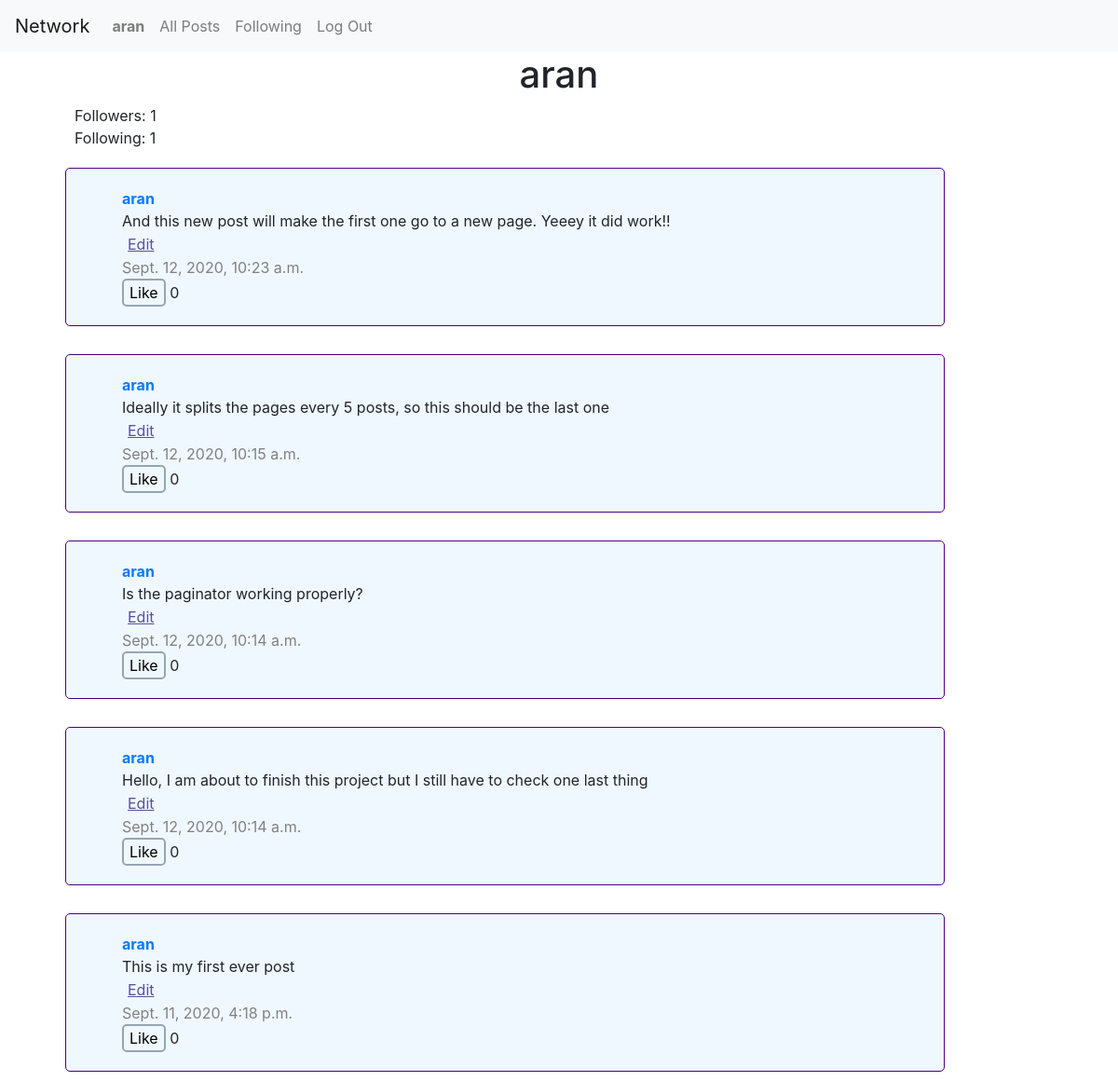
/profile/aran (signed in), run on the app's committed database.
### network/models.py (models this page shows, shortened)
class User(AbstractUser):
    followers = models.ManyToManyField("User", related_name="user_followers")
    following = models.ManyToManyField("User", related_name="user_following")
    posts = models.ManyToManyField("Post", related_name="user_posts")

class Post(models.Model):
    author = models.CharField(max_length=60)
    text = models.CharField(max_length=280)
    timestamp = models.DateTimeField(auto_now_add=True)
    like = models.IntegerField()

### network/views.py (the view)
# urls.py: path("profile/<str:username>", views.profile, name="profile"),
def profile(request, username):
    try:
        user_profile = User.objects.get(username=username)
        user_following = user_profile.following.count()
        user_followers = user_profile.followers.count()
        if user_profile.followers.filter(username=request.user).exists():
            bool_follow = "Unfollow"
        else:
            bool_follow = "Follow"
        post_list = Post.objects.filter(author=username).order_by('-timestamp')
        paginator = Paginator(post_list, 5)
        page_number = request.GET.get('page')
        page = paginator.get_page(page_number)
        return render(request, "network/profile.html", {
            "username": username,
            "page": page,
            "user_followers": user_followers,
            "user_following": user_following,
            "bool_follow": bool_follow
        })
    except User.DoesNotExist:
        return render(request, "network/error.html", {"error": "This user does not yet exist"})

### network/templates/network/profile.html (shortened to what this page needs)
{% extends "network/layout.html" %}
{% block body %}
    <h1 id="user_profile">{{ username }}</h1>
	<div class="follow_class">
		<div><span>Followers: </span><span id="followers">{{ user_followers }}</span></div>
		<div><span>Following: </span><span id="following">{{ user_following }}</span></div>
	</div>
    <div id="feed">
        {% for post in page %}
        <div style="padding: 10px;">
				<div class="container post_box">
				    <a href="{% url 'profile' username=post.author %}"><strong>{{ post.author }}</strong></a><br>
				    <span id="content{{post.id}}">{{ post.text }}</span>
                    {% if user.username == post.author %}
						    <form id="edit_form{{post.id}}" action="javascript:void(0);" onsubmit="edit_text('{{post.id}}')">
								<input id="edit_button{{post.id}}" type="submit" value="Edit">
							</form>
				    {% else %}
				    	<br>
				    {% endif %}
				    <span class="time">{{ post.timestamp }}</span><br>
					<button id="like_button{{post.id}}" onclick="like_function('{{post.id}}')">Like</button>
					<span id="likes{{post.id}}" > {{ post.like }} </span>
				</div>
			</div>
        {% endfor %}
    </div>
{% endblock %}

### network/templates/network/layout.html (shortened to what this page needs)
{% load static %}
<!DOCTYPE html>
<html lang="en">
    <head>
        <link rel="stylesheet" href="https://stackpath.bootstrapcdn.com/bootstrap/4.4.1/css/bootstrap.min.css">
        <link href="{% static 'network/styles.css' %}" rel="stylesheet">
    </head>
    <body>
        <nav class="navbar navbar-expand-lg navbar-light bg-light">
            <a class="navbar-brand" href="{% url 'index' %}">Network</a>
            <div>
              <ul class="navbar-nav mr-auto">
                {% if user.is_authenticated %}
                    <li class="nav-item">
                        <a class="nav-link" href="{% url 'profile' username=user.username %}"><strong id="login_user">{{ user.username }}</strong></a>
                    </li>
                {% endif %}
                <li class="nav-item">
                  <a class="nav-link" href="{% url 'index' %}">All Posts</a>
                </li>
                {% if user.is_authenticated %}
                    <li class="nav-item">
                        <a class="nav-link" href="{% url 'following' %}">Following</a>
                    </li>
                    <li class="nav-item">
                        <a class="nav-link" href="{% url 'logout' %}">Log Out</a>
                    </li>
                {% endif %}
              </ul>
            </div>
          </nav>
        <div class="body">
            {% block body %}
            {% endblock %}
        </div>
    </body>
</html>

### network/static/network/styles.css (style rules this page uses)
.post_box { width: 80%; padding: 20px; padding-left: 60px; border: 1px solid indigo; margin-left: 60px; margin-top: 10px; background-color:aliceblue; border-radius: 5px; }
button { width: auto; background-color: transparent; border: 2px solid #96a5b2; border-radius: 5px; }
input { background-color: transparent; border: transparent; text-decoration: underline; text-decoration-color: #535399; color: #535399; }
.time { color: gray; }
h1 { text-align:center; }
.follow_class { margin-left: 80px; }

### data on the page
User: username "aran"
Post: author "aran", text "And this new post will make the first one go to a new page. Yeeey it did work!!", timestamp "Sept. 12, 2020, 10:23 a.m.", like "0"
Post: author "aran", text "Ideally it splits the pages every 5 posts, so this should be the last one", timestamp "Sept. 12, 2020, 10:15 a.m.", like "0"
Post: author "aran", text "Is the paginator working properly?", timestamp "Sept. 12, 2020, 10:14 a.m.", like "0"
Post: author "aran", text "Hello, I am about to finish this project but I still have to check one last thing", timestamp "Sept. 12, 2020, 10:14 a.m.", like "0"
Post: author "aran", text "This is my first ever post", timestamp "Sept. 11, 2020, 4:18 p.m.", like "0"

### other printed values
{{ username }} "aran"
{{ user_followers }} "1"
{{ user_following }} "1"
